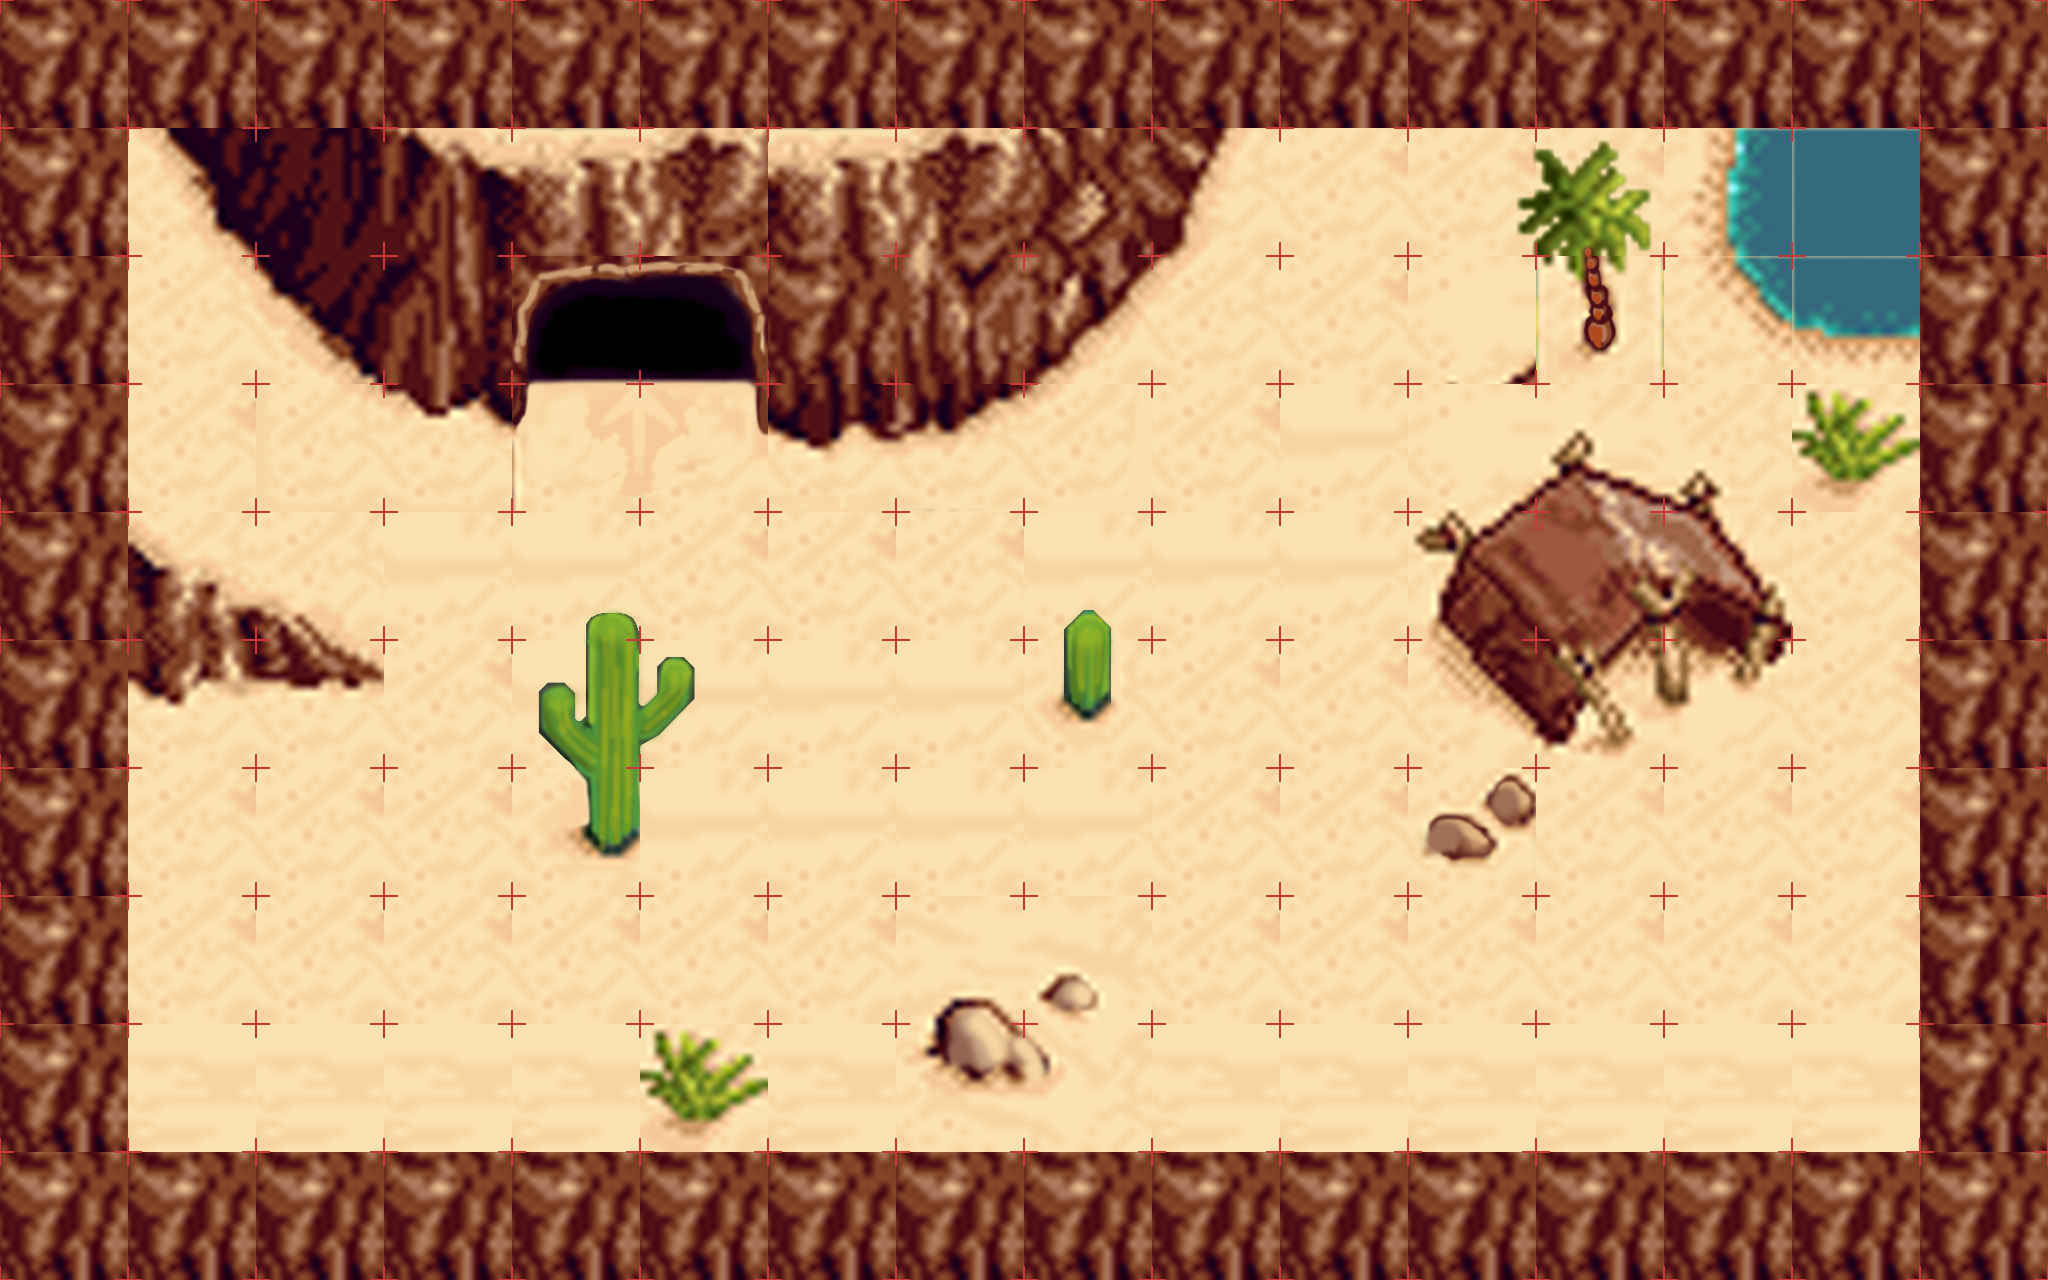

A level layout from a 2D game, rendered from its tile map. Below: a short description, then the map file with tile-grid data replaced by summaries:
An orthogonal 16x10 tile map with 128x128 px tiles, 2 tile layers (background, terrain).

<map version="1.0" tiledversion="2017.10.31" orientation="orthogonal" renderorder="right-down" width="16" height="10" tilewidth="128" tileheight="128" infinite="0" nextobjectid="1">
 <tileset firstgid="1" source="desert_128_v01_outlined.tsx" />
 <layer name="background" width="16" height="10">
  <data>[160 cells, 160 non-empty, 51 distinct tile ids]</data>
 </layer>
 <layer name="terrain" width="16" height="10">
  <data>[160 cells, 12 non-empty, 9 distinct tile ids]</data>
 </layer>
</map>
